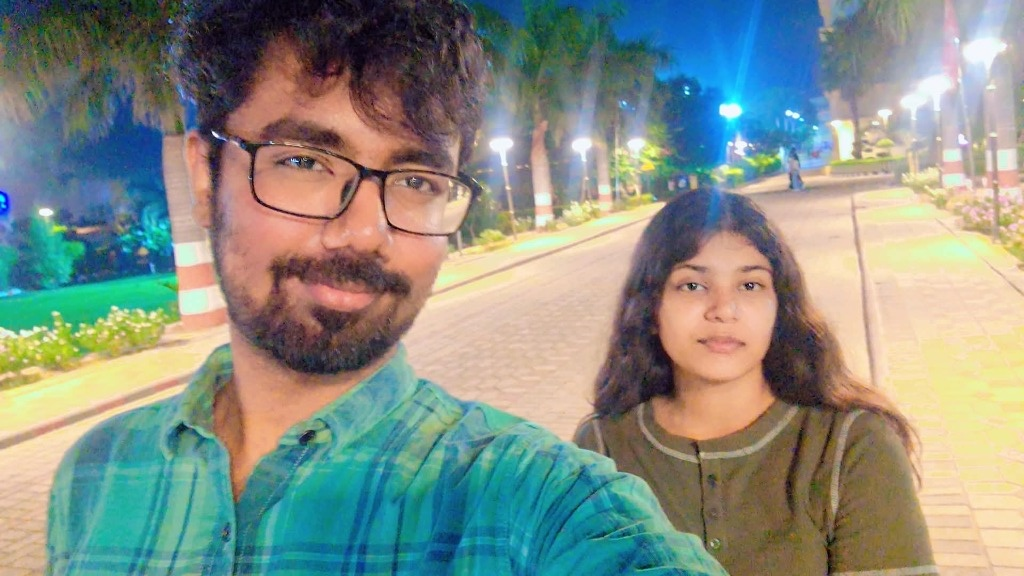
#> input picture assets/mag1.jpg, 1024 x 576 px, given in place of media_1795427285452_9a1cbbdc.jpg, which was not available
$ python process_photo.py
#> lines starting #> are read from the running program, lines starting #| are printed output that depends on the picture
from PIL import Image, ImageFilter

src_path = r"C:/Users/GANESH GUPTA/.gemini/antigravity/brain/d2f0c23a-a0c1-473c-a96c-ef88fb49ef39/.user_uploaded/media_1795427285452_9a1cbbdc.jpg"
dest_path = r"f:/birthday/assets/panda-showcase.jpg"

img = Image.open(src_path)
#> img is the input picture: PIL image 1024x576 RGB; mean R, G, B 135, 143.2, 133.2
w, h = img.size
#> w = 1024; h = 576

# Region containing top of hair down to bottom of cake plate
crop_top = 40
crop_bottom = 940
cropped = img.crop((0, crop_top, w, crop_bottom))
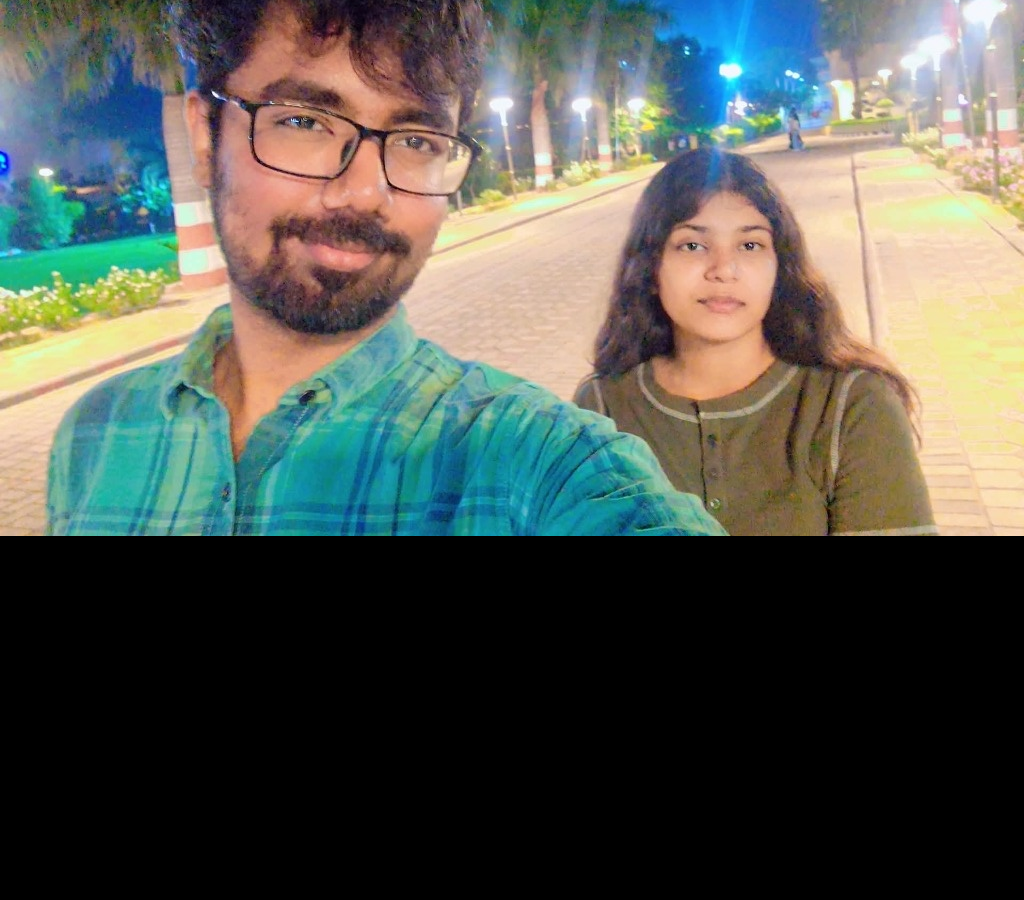
#> cropped: PIL image 1024x900 RGB; mean R, G, B 83.9, 88, 80.6
crop_w, crop_h = cropped.size
#> crop_w = 1024; crop_h = 900

# Square dimension with comfortable padding so neither hair nor cake get clipped by circular border
padding = 60
square_dim = crop_h + (padding * 2)
#> square_dim = 1020

# Ambient blurred background
bg = img.resize((square_dim, square_dim), Image.Resampling.LANCZOS)
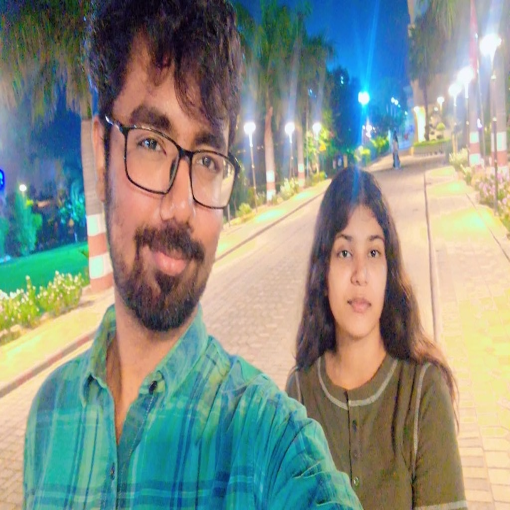
#> bg: PIL image 1020x1020 RGB (shown at 1/2 size); mean R, G, B 135, 143.2, 133.2
bg = bg.filter(ImageFilter.GaussianBlur(radius=35))
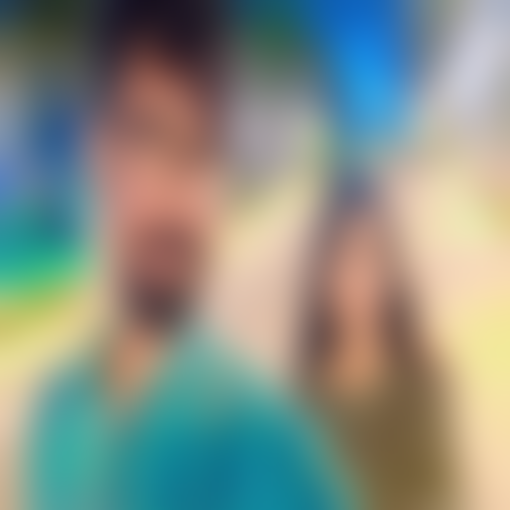
#> bg: PIL image 1020x1020 RGB (shown at 1/2 size); mean R, G, B 135, 143.3, 133.2

# Paste sharp cropped photo centered horizontally and vertically
offset_x = (square_dim - crop_w) // 2
#> offset_x = -2
offset_y = padding
bg.paste(cropped, (offset_x, offset_y))
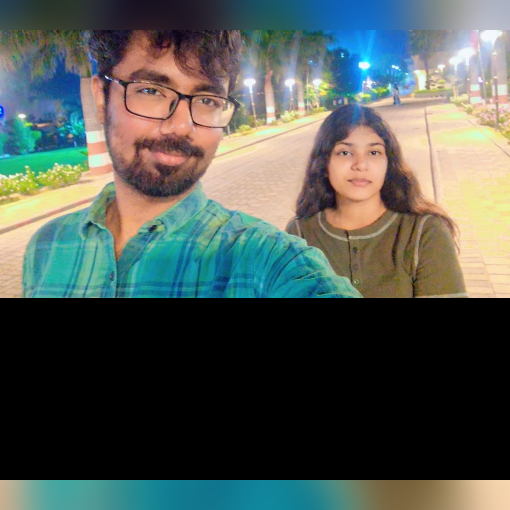
#> bg: PIL image 1020x1020 RGB (shown at 1/2 size); mean R, G, B 82.4, 90.8, 85.1

bg.save(dest_path, "JPEG", quality=96)
print(f"Perfect circle composite saved: {dest_path} ({bg.size})")
#| Perfect circle composite saved: f:/birthday/assets/panda-showcase.jpg ((1020, 1020))

$ run again, on assets/mag2.jpg
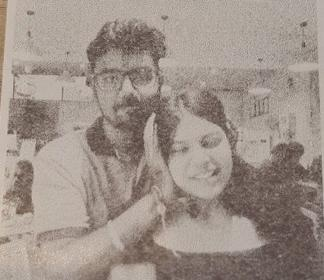
#> input picture assets/mag2.jpg, 324 x 280 px, given in place of media_1795427285452_9a1cbbdc.jpg, which was not available
#> img is the input picture: PIL image 324x280 RGB; mean R, G, B 157.3, 144.7, 136.2
#> `cropped = img.crop((0, crop_top, w, crop_bottom))`:
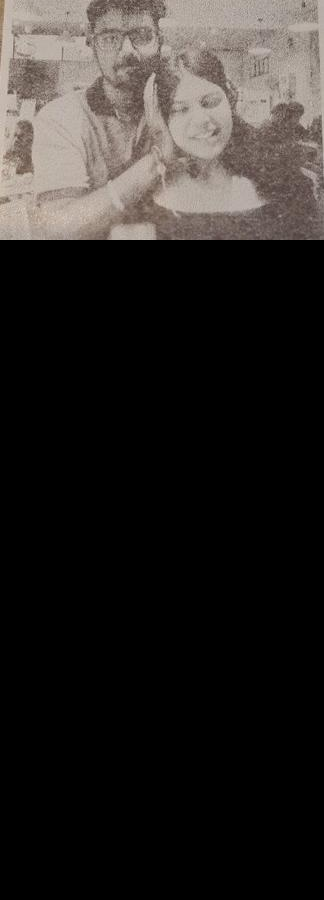
#> cropped: PIL image 324x900 RGB; mean R, G, B 41.3, 37.8, 35.6
#> `bg.paste(cropped, (offset_x, offset_y))`:
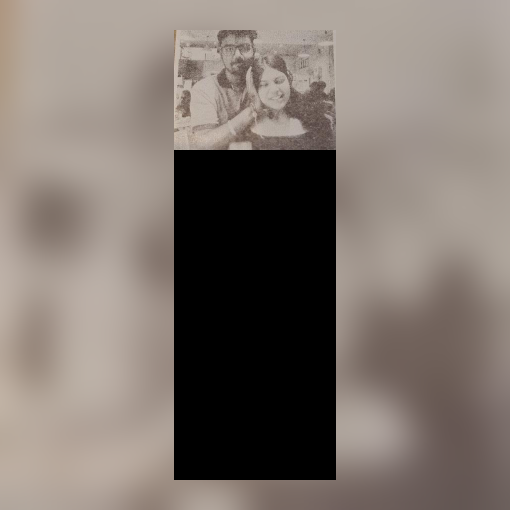
#> bg: PIL image 1020x1020 RGB (shown at 1/2 size); mean R, G, B 125.7, 115.9, 109.2
#| Perfect circle composite saved: f:/birthday/assets/panda-showcase.jpg ((1020, 1020))

$ run again, on assets/mag3.jpg
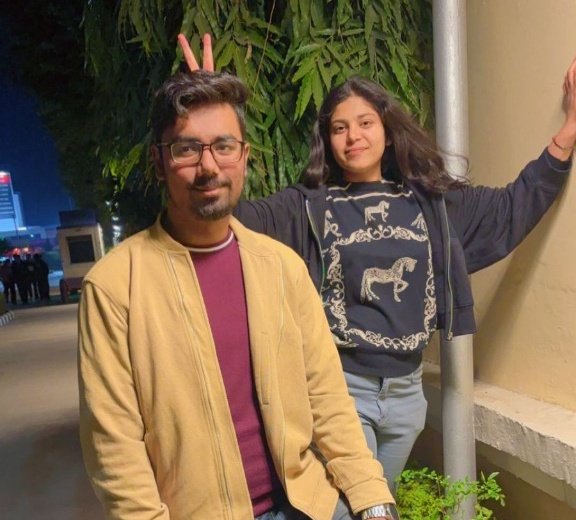
#> input picture assets/mag3.jpg, 576 x 520 px, given in place of media_1795427285452_9a1cbbdc.jpg, which was not available
#> img is the input picture: PIL image 576x520 RGB; mean R, G, B 122.7, 102.9, 78
#> `cropped = img.crop((0, crop_top, w, crop_bottom))`:
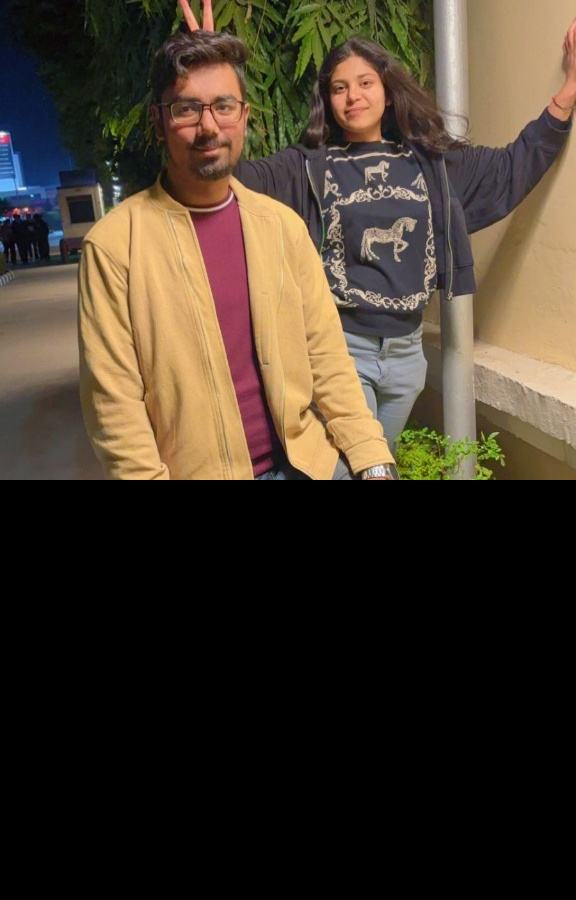
#> cropped: PIL image 576x900 RGB; mean R, G, B 67.5, 56.2, 42.9
#> `bg.paste(cropped, (offset_x, offset_y))`:
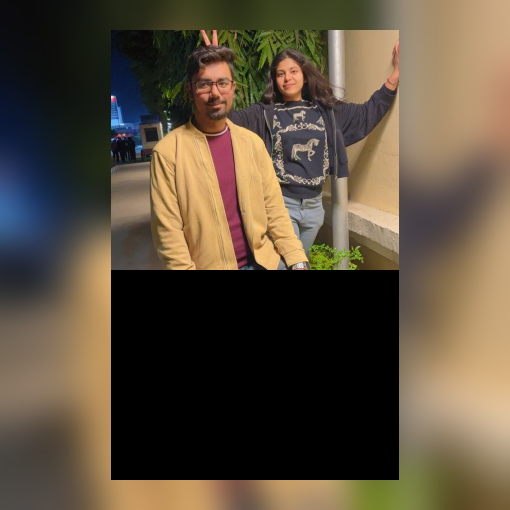
#> bg: PIL image 1020x1020 RGB (shown at 1/2 size); mean R, G, B 90.7, 78.1, 60.6
#| Perfect circle composite saved: f:/birthday/assets/panda-showcase.jpg ((1020, 1020))
